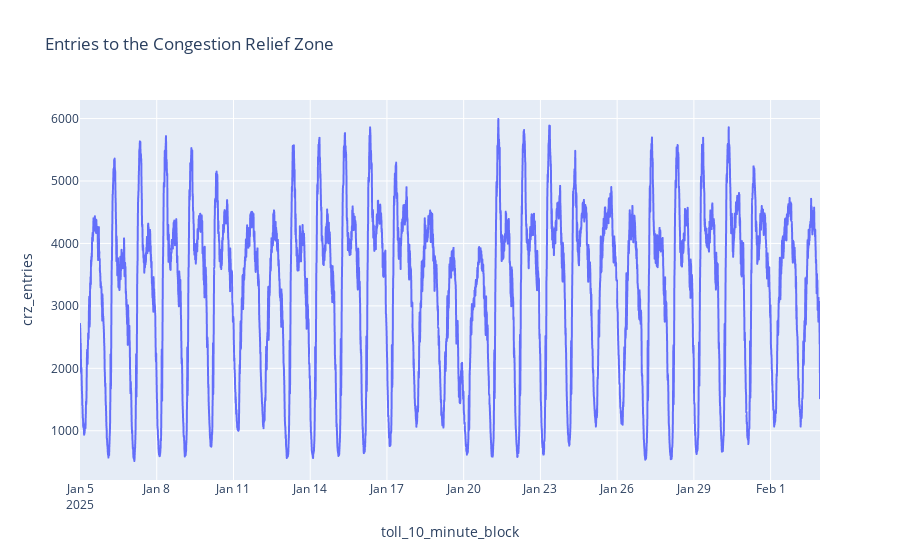

The notebook cell saved with this chart:
### Code cell
import plotly.express as px

fig = px.line(
    entries_by_10_min,
    x="toll_10_minute_block",
    y="crz_entries",
    title="Entries to the Congestion Relief Zone",
)
fig.show()

### Figure 1 — Plotly figure (JSON) as saved in the notebook; plotly's stock layout.template omitted (floating-point values rounded to 4 significant figures; data arrays with more than 128 entries replaced by an {"elided": "..."} marker saying what was removed)
{"data": [{"hovertemplate": "toll_10_minute_block=%{x}<br>crz_entries=%{y}<extra></extra>", "legendgroup": "", "line": {"color": "#636efa", "dash": "solid"}, "marker": {"symbol": "circle"}, "mode": "lines", "name": "", "showlegend": false, "type": "scattergl", "x": {"elided": "4167 str values"}, "xaxis": "x", "y": {"elided": "4167 int values"}, "yaxis": "y"}], "layout": {"legend": {"tracegroupgap": 0}, "title": {"text": "Entries to the Congestion Relief Zone"}, "xaxis": {"anchor": "y", "domain": [0, 1], "title": {"text": "toll_10_minute_block"}}, "yaxis": {"anchor": "x", "domain": [0, 1], "title": {"text": "crz_entries"}}}}
